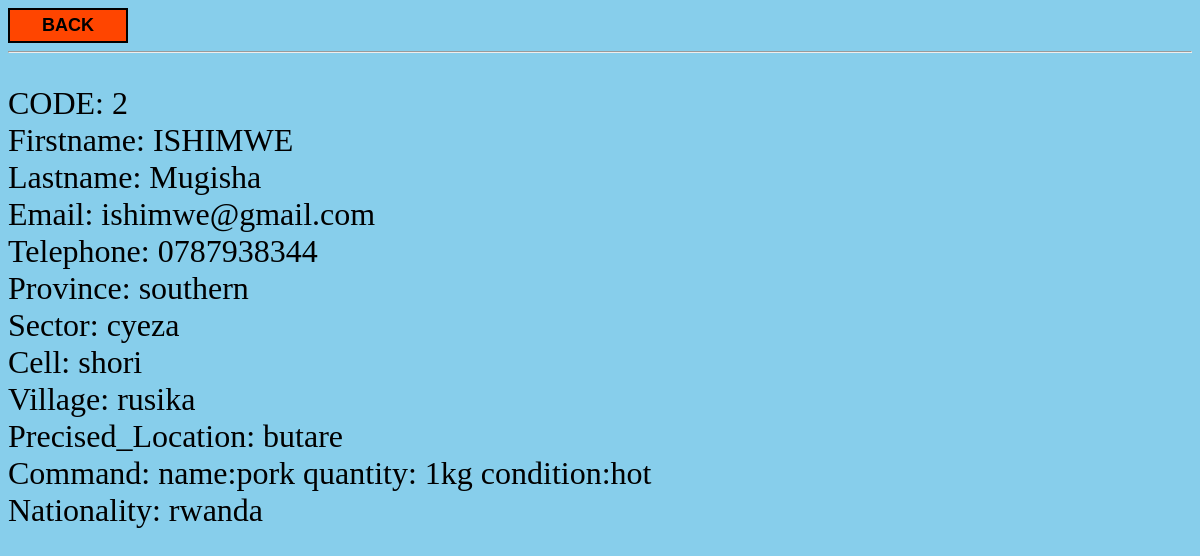
The page /deliverview.php?CODE=2 on the database its author committed.
### tables this page shows
CREATE TABLE `delivery` (
  `CODE` int(11) NOT NULL,
  `Firstname` char(30) DEFAULT NULL,
  `Lastname` char(30) DEFAULT NULL,
  `Email` varchar(100) DEFAULT NULL,
  `Telephone` varchar(12) DEFAULT NULL,
  `Province` char(20) DEFAULT NULL,
  `District` char(30) DEFAULT NULL,
  `Sector` char(30) DEFAULT NULL,
  `Cell` char(30) DEFAULT NULL,
  `Village` char(30) DEFAULT NULL,
  `Precised_location` char(30) DEFAULT NULL,
  `Command` text DEFAULT NULL,
  `Nationality` char(15) DEFAULT NULL
);

### deliverview.php (the view, shortened to what this page needs)
<html>
    <head>
</head>
<body>
   <a href="adminpanel.php"> <button type="button"><b>BACK</b></button></a>
</body>
</html>
<?php
   include("connect.php");
   $id = $_GET['CODE'];
   $query = "SELECT * FROM delivery WHERE CODE =".$id;
   $result = mysqli_query ($db, $query);
   if(!$result){
	   echo "Error ".mysqli_error($db);
   }else{
	   while($row=mysqli_fetch_array($result)){
		    echo "<br/><hr/>";
        echo"<p>";
		   echo "CODE: ".$row['CODE']; echo "<br/>";
		   echo "Firstname: ".$row['Firstname']; echo "<br/>";
           echo "Lastname: ".$row['Lastname']; echo "<br/>";
           echo "Email: ".$row['Email']; echo "<br/>";
           echo "Telephone: ".$row['Telephone']; echo "<br/>";
           echo "Province: ".$row['Province']; echo "<br/>";
           echo "Sector: ".$row['Sector']; echo "<br/>";
           echo "Cell: ".$row['Cell']; echo "<br/>";
           echo "Village: ".$row['Village']; echo "<br/>";
           echo "Precised_Location: ".$row['Precised_location']; echo "<br/>";
           echo "Command: ".$row['Command']; echo "<br/>";
           echo "Nationality: ".$row['Nationality']; echo "<br/>";
           echo"</p>";
	   }
   }
?>

### deliverview.php (style rules this page uses)
p { font-size: xx-large; }
body { background-color: skyblue; }
button { height: 35px; width: 120px; font-size: large; background-color: orangered; border-style: solid; transition: 0.9s; }
a { font-size: large; }

### rows shown on the page
delivery: CODE "2", Firstname "ISHIMWE", Lastname "Mugisha", Email "ishimwe@gmail.com", Telephone "0787938344", Province "southern", Sector "cyeza", Cell "shori", Village "rusika", Precised_location "butare", Command "name:pork quantity: 1kg condition:hot", Nationality "rwanda"
